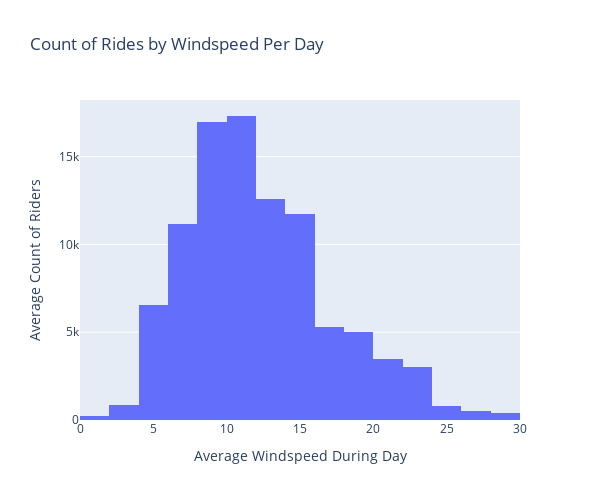

The cell this chart's notebook holds for it:
### Code cell
#tabular format for workingdays based on each day
#workingdays.groupby('dteday').agg({'cnt':['min','max','mean'],'temp':['mean'],'hum':['mean'],'not_norm_windspeeds':['max','mean']})


#workingdays['not_norm_windspeeds'].mean()
#--potential opportunity to provide safety enhancements for windspeeds far above the mean (like 10 more)


#SHOWS SPREAD OF WINDSPEED, many values above 20, mean is 12 (a lot of values of 0)
#workingdays['not_norm_windspeeds'].plot(kind='hist')

#workingdays['z_score_windspeed'] = stats.zscore(workingdays['not_norm_windspeeds'])
#workingdays.plot(kind='hist',x='z_score_windspeed',y='cnt')

#sns.kdeplot(workingdays['windspeed'])

#workingdays['windspeed'].sample(100).plot(kind='kde')

#SHOWS SPREAD OF WINDSPEED FOR ALL DAYS, many values above 20, mean is 12 (a lot of values of 0)
workingdensity = workingdays.groupby('dteday').agg({'cnt':'mean','not_norm_windspeeds':'mean'}).reset_index()

density = px.histogram(workingdensity,'not_norm_windspeeds','cnt',title='Count of Rides by Windspeed Per Day',nbins=24,height=500,width=600)
density.update_layout(xaxis_title='Average Windspeed During Day',yaxis_title='Average Count of Riders',font=dict(size=12))

### Figure 1 — Plotly figure (JSON) as saved in the notebook; plotly's stock layout.template omitted (floating-point values rounded to 4 significant figures; data arrays with more than 128 entries replaced by an {"elided": "..."} marker saying what was removed)
{"data": [{"bingroup": "x", "histfunc": "sum", "hovertemplate": "not_norm_windspeeds=%{x}<br>sum of cnt=%{y}<extra></extra>", "legendgroup": "", "marker": {"color": "#636efa", "pattern": {"shape": ""}}, "name": "", "nbinsx": 24, "orientation": "v", "showlegend": false, "type": "histogram", "x": {"elided": "500 float values"}, "xaxis": "x", "y": {"elided": "500 float values"}, "yaxis": "y"}], "layout": {"barmode": "relative", "font": {"size": 12}, "height": 500, "legend": {"tracegroupgap": 0}, "title": {"text": "Count of Rides by Windspeed Per Day"}, "width": 600, "xaxis": {"anchor": "y", "domain": [0, 1], "title": {"text": "Average Windspeed During Day"}}, "yaxis": {"anchor": "x", "domain": [0, 1], "title": {"text": "Average Count of Riders"}}}}
